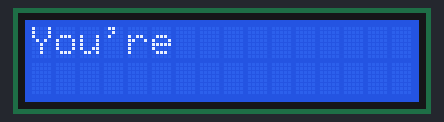
Simulated run of this sketch. Board: Arduino Uno, built with avr-gcc and run on an emulated ATmega328P. Parts: 16×2 character LCD.

Above: at 1.5 s.
At 5.6 s:
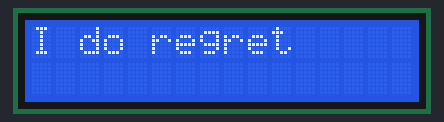
At 10.4 s:
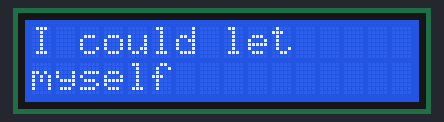
At 15.7 s:
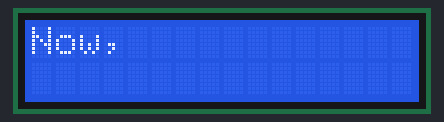
At 22.0 s:
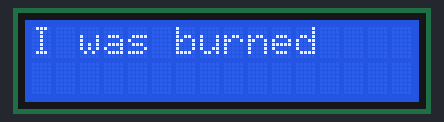
At 33.5 s:
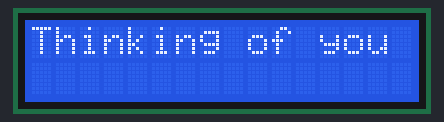

Measured:
- what the display in image 0 shows lasts 1.0 s, from 1.4 s to 2.4 s
- what the display in image 1 shows lasts 1.9 s, from 5.6 s to 7.5 s
- what the display in image 2 shows lasts 2.0 s, from 10.3 s to 12.3 s
- what the display in image 3 shows lasts 1.7 s, from 15.6 s to 17.3 s
- what the display in image 5 shows lasts 2.3 s, from 33.4 s to 35.7 s

The sketch:

thinkingofyou-lyrics.ino
```cpp
#include <Wire.h>
#include <LiquidCrystal_I2C.h>

LiquidCrystal_I2C lcd(0x27, 16, 2);

struct WordTiming {
  unsigned long timeMs;
  const char* word;
};

const WordTiming lyrics[] = {
  {     40, "You're" },
  {   1040, "the" },
  {   1400, "best" },
  {   2620, "And" },
  {   2860, "yes," },
  {   3600, "I" },
  {   3940, "do" },
  {   4200, "regret" },
  {   6060, "How" },
  {   6600, "I" },
  {   7340, "could" },
  {   7760, "let" },
  {   8940, "myself" },
  {  10940, "let" },
  {  12100, "you" },
  {  12420, "go?" },
  {  14240, "Now," },
  {  15900, "now" },
  {  16300, "the" },
  {  16720, "lesson's" },
  {  17500, "learned" },
  {  18880, "I" },
  {  19140, "touched" },
  {  19800, "it," },
  {  20000, "I" },
  {  20320, "was" },
  {  20560, "burned" },
  {  22220, "Oh," },
  {  22560, "I" },
  {  23580, "think" },
  {  23920, "you" },
  {  25240, "should" },
  {  25660, "know" },
  {  26520, "'Cause" },
  {  26920, "when" },
  {  27920, "I'm" },
  {  28160, "with" },
  {  29040, "him," },
  {  29820, "I" },
  {  30140, "am" },
  {  31020, "Thinking" },
  {  31640, "of" },
  {  32020, "you" },
  {  34260, "Thinking" },
  {  35000, "of" },
  {  35300, "you" },
  {  36300, "Oh," },
  {  37560, "what" },
  {  37960, "you" },
  {  38340, "would" },
  {  38760, "do" },
  {  39420, "if" },
  {  40400, "You" },
  {  41200, "were" },
  {  41840, "the" },
  {  42120, "one" },
  {  42840, "who" },
  {  43200, "was" },
  {  43970, "spending" },
  {  44890, "the" },
  {  45110, "night" },
  {  47350, "Oh," },
  {  47590, "I" },
  {  47950, "wish" },
  {  48550, "that" },
  {  49410, "I" },
  {  49930, "Was" },
  {  50330, "looking" },
  {  51030, "into" },
  {  51790, "your" },
  {  52150, "eyes" }
};

const int totalWords = sizeof(lyrics) / sizeof(lyrics[0]);
int currentWordIndex = 0;
unsigned long startPlaybackTime = 0;

uint8_t currentCol = 0;
uint8_t currentRow = 0;

void printFittedWord(const char* word) {
  int len = strlen(word);
  bool isCapital = (word[0] >= 'A' && word[0] <= 'Z');

  if (isCapital && (currentCol > 0 || currentRow > 0)) {
    lcd.clear();
    currentRow = 0;
    currentCol = 0;
  }
  else if (currentCol > 0 && (currentCol + 1 + len > 16)) {
    if (currentRow == 0) {
      currentRow = 1;
      currentCol = 0;
    } else {
      lcd.clear();
      currentRow = 0;
      currentCol = 0;
    }
  }

  if (currentCol > 0) {
    lcd.setCursor(currentCol, currentRow);
    lcd.print(" ");
    currentCol++;
  }

  lcd.setCursor(currentCol, currentRow);
  lcd.print(word);
  currentCol += len;
}

void setup() {
  lcd.init();
  lcd.backlight();
  lcd.clear();
  lcd.setCursor(0, 0);
  lcd.print("@rence.szkyrob");
  delay(1300);
  lcd.clear();
  startPlaybackTime = millis();
}

void loop() {
  unsigned long elapsed = millis() - startPlaybackTime;
  if (currentWordIndex < totalWords) {
    if (elapsed >= lyrics[currentWordIndex].timeMs) {
      printFittedWord(lyrics[currentWordIndex].word);
      currentWordIndex++;
    }
  }
}
```
